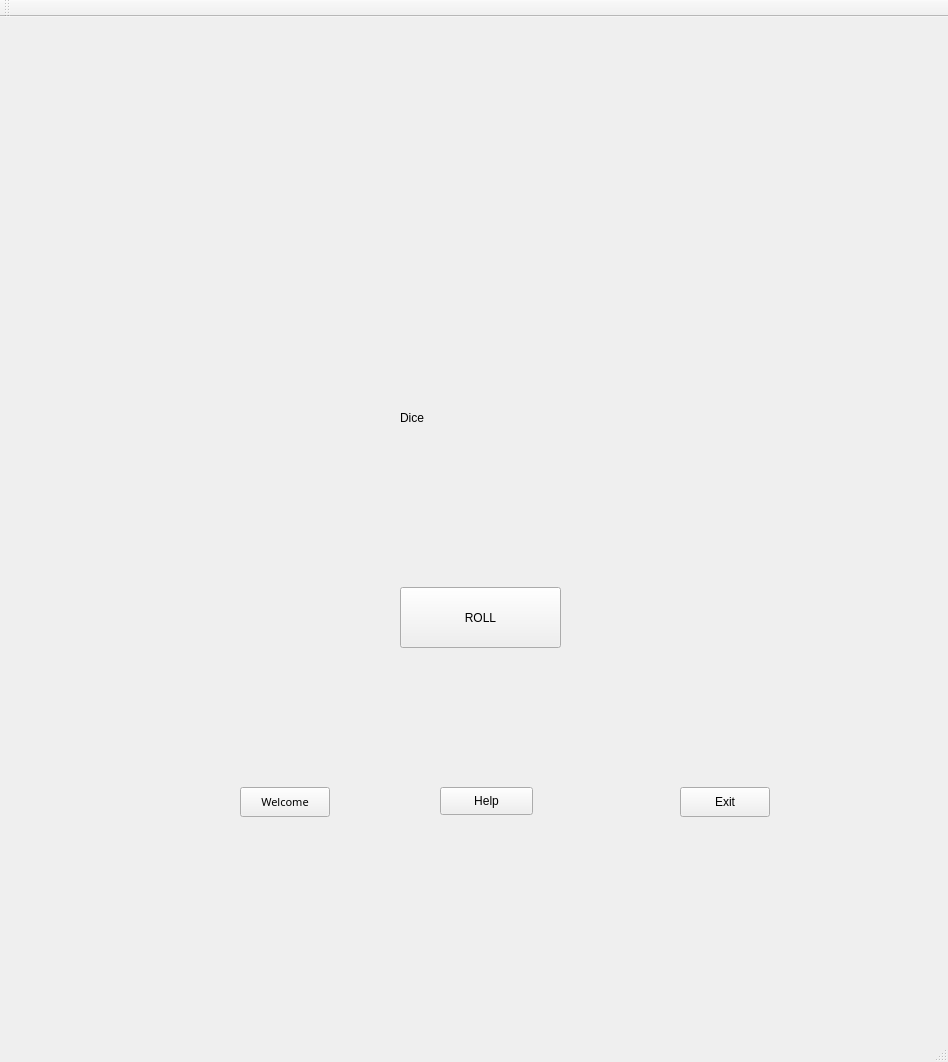
<?xml version="1.0" encoding="UTF-8"?>
<ui version="4.0">
 <class>MainWindow</class>
 <widget class="QMainWindow" name="MainWindow">
  <property name="geometry">
   <rect>
    <x>0</x>
    <y>0</y>
    <width>948</width>
    <height>1062</height>
   </rect>
  </property>
  <property name="windowTitle">
   <string>MainWindow</string>
  </property>
  <property name="autoFillBackground">
   <bool>false</bool>
  </property>
  <property name="styleSheet">
   <string notr="true"/>
  </property>
  <widget class="QWidget" name="centralWidget">
   <widget class="QPushButton" name="pushButton">
    <property name="geometry">
     <rect>
      <x>240</x>
      <y>770</y>
      <width>90</width>
      <height>30</height>
     </rect>
    </property>
    <property name="font">
     <font>
      <family>AniTypewriter</family>
      <pointsize>8</pointsize>
     </font>
    </property>
    <property name="text">
     <string>Welcome</string>
    </property>
   </widget>
   <widget class="QLabel" name="label_2">
    <property name="geometry">
     <rect>
      <x>160</x>
      <y>180</y>
      <width>630</width>
      <height>630</height>
     </rect>
    </property>
    <property name="styleSheet">
     <string notr="true">background: url(&quot;D:/QT PROJECTS/Drinkopoly/Table/background.jpg&quot;)</string>
    </property>
    <property name="text">
     <string/>
    </property>
   </widget>
   <widget class="QLabel" name="label_3">
    <property name="geometry">
     <rect>
      <x>400</x>
      <y>320</y>
      <width>161</width>
      <height>161</height>
     </rect>
    </property>
    <property name="styleSheet">
     <string notr="true"/>
    </property>
    <property name="text">
     <string>Dice</string>
    </property>
   </widget>
   <widget class="QLabel" name="label_4">
    <property name="geometry">
     <rect>
      <x>0</x>
      <y>830</y>
      <width>951</width>
      <height>161</height>
     </rect>
    </property>
    <property name="styleSheet">
     <string notr="true">background: url(&quot;D:/QT PROJECTS/Drinkopoly/Table/Tiles.png&quot;)</string>
    </property>
    <property name="text">
     <string/>
    </property>
   </widget>
   <widget class="QLabel" name="label_5">
    <property name="geometry">
     <rect>
      <x>0</x>
      <y>20</y>
      <width>141</width>
      <height>811</height>
     </rect>
    </property>
    <property name="styleSheet">
     <string notr="true">background: url(&quot;D:/QT PROJECTS/Drinkopoly/Table/TilesLEFT.png&quot;)</string>
    </property>
    <property name="text">
     <string/>
    </property>
   </widget>
   <widget class="QLabel" name="label_6">
    <property name="geometry">
     <rect>
      <x>0</x>
      <y>0</y>
      <width>950</width>
      <height>171</height>
     </rect>
    </property>
    <property name="styleSheet">
     <string notr="true">background: url(&quot;D:/QT PROJECTS/Drinkopoly/Table/Top.jpg&quot;)</string>
    </property>
    <property name="text">
     <string/>
    </property>
   </widget>
   <widget class="QLabel" name="label_7">
    <property name="enabled">
     <bool>true</bool>
    </property>
    <property name="geometry">
     <rect>
      <x>810</x>
      <y>160</y>
      <width>141</width>
      <height>681</height>
     </rect>
    </property>
    <property name="styleSheet">
     <string notr="true">background: url(&quot;D:/QT PROJECTS/Drinkopoly/Table/TilesRIGHT.png&quot;)</string>
    </property>
    <property name="text">
     <string/>
    </property>
   </widget>
   <widget class="QPushButton" name="pushButton_2">
    <property name="geometry">
     <rect>
      <x>680</x>
      <y>770</y>
      <width>90</width>
      <height>30</height>
     </rect>
    </property>
    <property name="text">
     <string>Exit</string>
    </property>
   </widget>
   <widget class="QPushButton" name="pushButton_4">
    <property name="geometry">
     <rect>
      <x>400</x>
      <y>570</y>
      <width>161</width>
      <height>61</height>
     </rect>
    </property>
    <property name="text">
     <string>ROLL</string>
    </property>
   </widget>
   <widget class="QPushButton" name="pushButton_5">
    <property name="geometry">
     <rect>
      <x>440</x>
      <y>770</y>
      <width>93</width>
      <height>28</height>
     </rect>
    </property>
    <property name="text">
     <string>Help</string>
    </property>
   </widget>
   <widget class="QLabel" name="label">
    <property name="geometry">
     <rect>
      <x>80</x>
      <y>140</y>
      <width>771</width>
      <height>721</height>
     </rect>
    </property>
    <property name="styleSheet">
     <string notr="true">background: url(&quot;D:/QT PROJECTS/Drinkopoly/Table/border.jpg&quot;)</string>
    </property>
    <property name="text">
     <string/>
    </property>
   </widget>
   <zorder>label</zorder>
   <zorder>label_2</zorder>
   <zorder>label_5</zorder>
   <zorder>label_6</zorder>
   <zorder>label_7</zorder>
   <zorder>pushButton</zorder>
   <zorder>label_3</zorder>
   <zorder>pushButton_2</zorder>
   <zorder>pushButton_4</zorder>
   <zorder>pushButton_5</zorder>
   <zorder>label_4</zorder>
  </widget>
  <widget class="QMenuBar" name="menuBar">
   <property name="geometry">
    <rect>
     <x>0</x>
     <y>0</y>
     <width>948</width>
     <height>26</height>
    </rect>
   </property>
  </widget>
  <widget class="QToolBar" name="mainToolBar">
   <attribute name="toolBarArea">
    <enum>TopToolBarArea</enum>
   </attribute>
   <attribute name="toolBarBreak">
    <bool>false</bool>
   </attribute>
  </widget>
  <widget class="QStatusBar" name="statusBar"/>
 </widget>
 <layoutdefault spacing="6" margin="11"/>
 <resources/>
 <connections/>
</ui>
